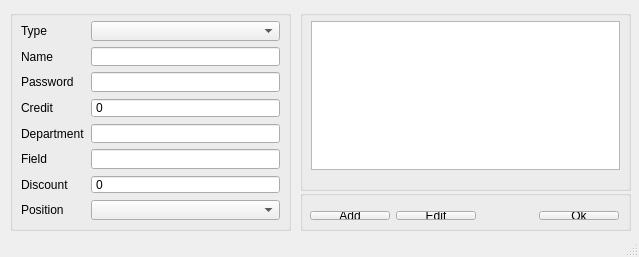
<?xml version="1.0" encoding="UTF-8"?>
<ui version="4.0">
 <class>editUsersClass</class>
 <widget class="QMainWindow" name="editUsersClass">
  <property name="geometry">
   <rect>
    <x>0</x>
    <y>0</y>
    <width>639</width>
    <height>257</height>
   </rect>
  </property>
  <property name="windowTitle">
   <string>editUsers</string>
  </property>
  <widget class="QWidget" name="centralWidget">
   <widget class="QGroupBox" name="groupBox">
    <property name="geometry">
     <rect>
      <x>300</x>
      <y>10</y>
      <width>331</width>
      <height>181</height>
     </rect>
    </property>
    <property name="title">
     <string/>
    </property>
    <widget class="QWidget" name="verticalLayoutWidget">
     <property name="geometry">
      <rect>
       <x>0</x>
       <y>0</y>
       <width>331</width>
       <height>171</height>
      </rect>
     </property>
     <layout class="QVBoxLayout" name="verticalLayout">
      <item>
       <widget class="QListWidget" name="listWidgetView"/>
      </item>
     </layout>
    </widget>
   </widget>
   <widget class="QGroupBox" name="groupBox_2">
    <property name="geometry">
     <rect>
      <x>300</x>
      <y>190</y>
      <width>331</width>
      <height>41</height>
     </rect>
    </property>
    <property name="title">
     <string/>
    </property>
    <widget class="QWidget" name="horizontalLayoutWidget">
     <property name="geometry">
      <rect>
       <x>-1</x>
       <y>10</y>
       <width>331</width>
       <height>31</height>
      </rect>
     </property>
     <layout class="QHBoxLayout" name="horizontalLayout">
      <item>
       <widget class="QPushButton" name="pushButtonAdd">
        <property name="text">
         <string>Add</string>
        </property>
       </widget>
      </item>
      <item>
       <widget class="QPushButton" name="pushButtonEdit">
        <property name="text">
         <string>Edit</string>
        </property>
       </widget>
      </item>
      <item>
       <spacer name="horizontalSpacer">
        <property name="orientation">
         <enum>Qt::Horizontal</enum>
        </property>
        <property name="sizeHint" stdset="0">
         <size>
          <width>40</width>
          <height>20</height>
         </size>
        </property>
       </spacer>
      </item>
      <item>
       <widget class="QPushButton" name="pushButtonOk">
        <property name="text">
         <string>Ok</string>
        </property>
       </widget>
      </item>
     </layout>
    </widget>
   </widget>
   <widget class="QGroupBox" name="groupBox_3">
    <property name="geometry">
     <rect>
      <x>10</x>
      <y>10</y>
      <width>281</width>
      <height>221</height>
     </rect>
    </property>
    <property name="title">
     <string/>
    </property>
    <widget class="QWidget" name="formLayoutWidget">
     <property name="geometry">
      <rect>
       <x>0</x>
       <y>0</y>
       <width>281</width>
       <height>221</height>
      </rect>
     </property>
     <layout class="QFormLayout" name="formLayout">
      <item row="0" column="0">
       <widget class="QLabel" name="labelType">
        <property name="text">
         <string>Type</string>
        </property>
       </widget>
      </item>
      <item row="0" column="1">
       <widget class="QComboBox" name="comboBoxType"/>
      </item>
      <item row="1" column="0">
       <widget class="QLabel" name="labelName">
        <property name="text">
         <string>Name</string>
        </property>
       </widget>
      </item>
      <item row="1" column="1">
       <widget class="QLineEdit" name="lineEditName"/>
      </item>
      <item row="2" column="0">
       <widget class="QLabel" name="labelPassword">
        <property name="text">
         <string>Password</string>
        </property>
       </widget>
      </item>
      <item row="2" column="1">
       <widget class="QLineEdit" name="lineEditPassword"/>
      </item>
      <item row="3" column="0">
       <widget class="QLabel" name="labelCredit">
        <property name="text">
         <string>Credit</string>
        </property>
       </widget>
      </item>
      <item row="3" column="1">
       <widget class="QSpinBox" name="spinBoxCredit">
        <property name="buttonSymbols">
         <enum>QAbstractSpinBox::NoButtons</enum>
        </property>
        <property name="maximum">
         <number>100</number>
        </property>
       </widget>
      </item>
      <item row="4" column="0">
       <widget class="QLabel" name="labelDepartment">
        <property name="text">
         <string>Department</string>
        </property>
       </widget>
      </item>
      <item row="4" column="1">
       <widget class="QLineEdit" name="lineEditDepartment"/>
      </item>
      <item row="5" column="0">
       <widget class="QLabel" name="labelField">
        <property name="text">
         <string>Field</string>
        </property>
       </widget>
      </item>
      <item row="5" column="1">
       <widget class="QLineEdit" name="lineEditField"/>
      </item>
      <item row="6" column="0">
       <widget class="QLabel" name="labelDiscount">
        <property name="text">
         <string>Discount</string>
        </property>
       </widget>
      </item>
      <item row="6" column="1">
       <widget class="QSpinBox" name="spinBoxDiscount">
        <property name="buttonSymbols">
         <enum>QAbstractSpinBox::NoButtons</enum>
        </property>
       </widget>
      </item>
      <item row="7" column="0">
       <widget class="QLabel" name="labelPosition">
        <property name="text">
         <string>Position</string>
        </property>
       </widget>
      </item>
      <item row="7" column="1">
       <widget class="QComboBox" name="comboBoxPosition"/>
      </item>
     </layout>
    </widget>
   </widget>
  </widget>
  <widget class="QStatusBar" name="statusBar"/>
 </widget>
 <layoutdefault spacing="6" margin="11"/>
 <resources/>
 <connections/>
</ui>
